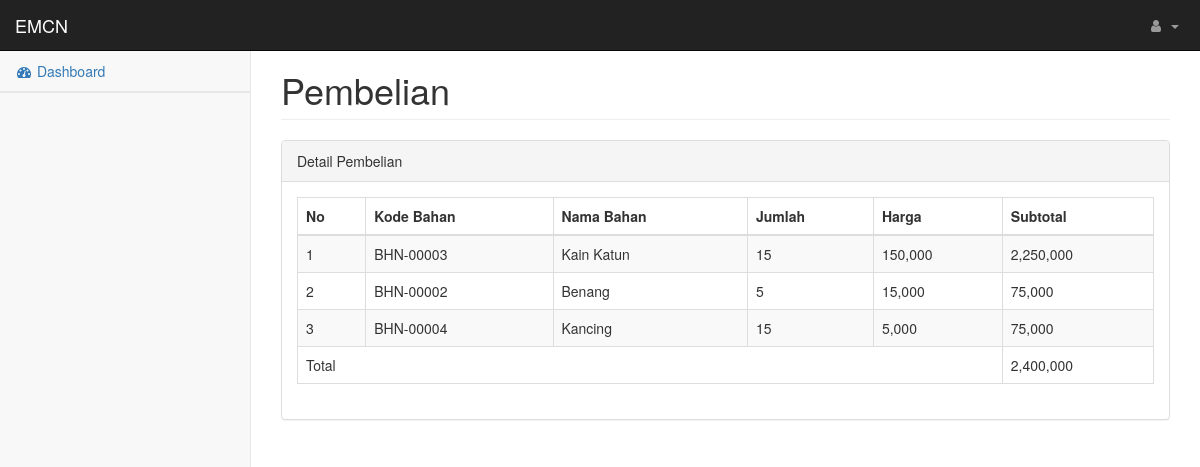
The app's page /index.php/PembelianController/getDetail/PBL-00002 with its own data.
### tables this page shows
CREATE TABLE `detail_pembelian` (
  `no_transaksi` varchar(50) NOT NULL,
  `kd_bahan` varchar(50) NOT NULL,
  `jumlah` int(11) NOT NULL,
  `harga` int(11) NOT NULL,
  `subtotal` int(11) NOT NULL
);

CREATE TABLE `bahan` (
  `kd_bahan` varchar(50) NOT NULL,
  `nama_bahan` varchar(50) NOT NULL,
  `stok` int(11) NOT NULL,
  `jenis` varchar(50) NOT NULL,
  `satuan` varchar(50) NOT NULL
);

### application/controllers/PembelianController.php (called while the page is built, shortened)
<?php
class PembelianController extends CI_Controller {
    public function getDetail()
    {
        $kd = $this->uri->segment(3);
		$index['data'] = $this->PembelianModel->getDetail($kd);
		$index['nav']  = 'Pembelian';
        $index['sub']  = 'Detail Pembelian';
        $index['content'] = 'pembelian/detail_view';
		$this->load->view('Template', $index);
    }
}

### index.php (called while the page is built, shortened)
<?php
require_once BASEPATH.'core/CodeIgniter.php';

### application/models/PembelianModel.php (called while the page is built, shortened)
<?php
class PembelianModel extends CI_Model
{
    public function getDetail($kd)
    {
        $this->db->select('a.kd_bahan,nama_bahan,jumlah,harga,subtotal');
        $this->db->from('bahan a');
        $this->db->join('detail_pembelian b', 'a.kd_bahan=b.kd_bahan');
        $this->db->where('b.no_transaksi',$kd);
        return $this->db->get()->result_array();
    }
}
?>

### application/views/pembelian/detail_view.php (the view)
<div class="row">
<div class="col-md-12">
<h1 class="page-header"><?php echo $nav; ?></h1>
</div>
</div>
<div class="row">
<div class="col-md-12">
<div class="panel panel-default">
<div class="panel-heading"><?php echo $sub; ?></div>
<div class="panel-body">
<div class="table-responsive">
<table class="table table-bordered table-striped table-hover">
<thead>
<tr>
<th>No</th>
<th>Kode Bahan</th>
<th>Nama Bahan</th>
<th>Jumlah</th>
<th>Harga</th>
<th>Subtotal</th>
</tr>
</thead>
<tbody>
<?php
$no=1;
$total = 0;
foreach($data as $dt){ ?>
<tr>
<td><?php echo $no; ?></td>
<td><?php echo $dt['kd_bahan']; ?></td>
<td><?php echo $dt['nama_bahan']; ?></td>
<td><?php echo $dt['jumlah']; ?></td>
<td><?php echo number_format($dt['harga']); ?></td>
<td><?php echo number_format($dt['subtotal']); ?></td>
</tr>
<?php
$total = $total + $dt['subtotal'];
$no++;
} ?>
<tr>
<td colspan="5">Total</td>
<td><?php echo number_format($total); ?></td>
</tr>
</tbody>
</table>
</div>
</div>
</div>
</div>
</div>

### assets/css/startmin.css (style rules this page uses)
body { background-color: #f8f8f8; }

### records on screen
detail_pembelian: kd_bahan.kd_bahan "BHN-00003", kd_bahan.nama_bahan "Kain Katun", jumlah "15", harga "150,000", subtotal "2,250,000"
detail_pembelian: kd_bahan.kd_bahan "BHN-00002", kd_bahan.nama_bahan "Benang", jumlah "5", harga "15,000", subtotal "75,000"
detail_pembelian: kd_bahan.kd_bahan "BHN-00004", kd_bahan.nama_bahan "Kancing", jumlah "15", harga "5,000", subtotal "75,000"

### other values on screen
$nav "Pembelian"
$sub "Detail Pembelian"
$total "2,400,000"
